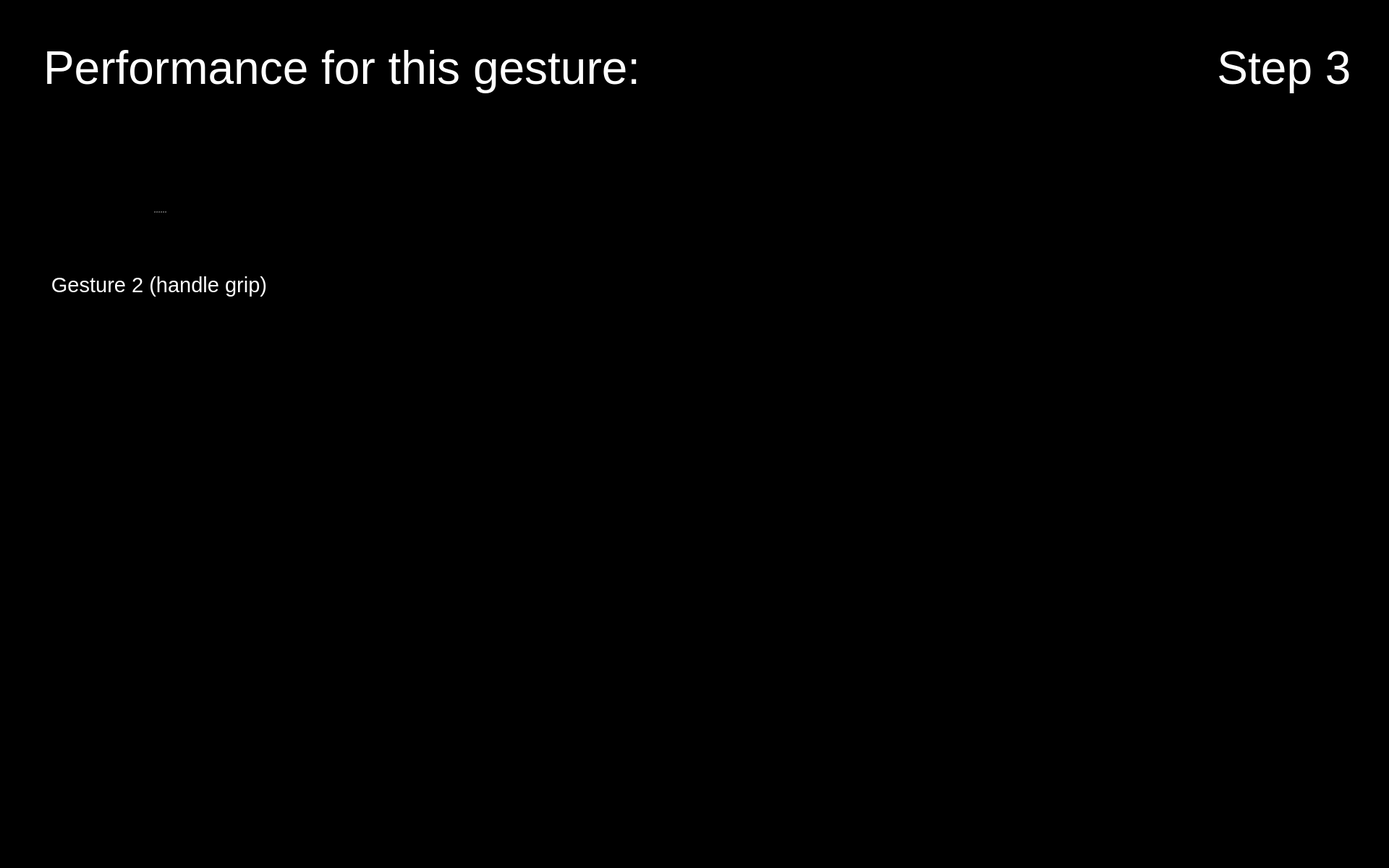
<?xml version="1.0" encoding="UTF-8"?>
<ui version="4.0">
 <class>Form</class>
 <widget class="QWidget" name="Form">
  <property name="geometry">
   <rect>
    <x>0</x>
    <y>0</y>
    <width>1920</width>
    <height>1200</height>
   </rect>
  </property>
  <property name="maximumSize">
   <size>
    <width>1920</width>
    <height>1200</height>
   </size>
  </property>
  <property name="windowTitle">
   <string>Form</string>
  </property>
  <property name="styleSheet">
   <string notr="true">background-color: rgb(0, 0, 0);</string>
  </property>
  <widget class="QPushButton" name="button_nav_left">
   <property name="enabled">
    <bool>true</bool>
   </property>
   <property name="geometry">
    <rect>
     <x>800</x>
     <y>560</y>
     <width>150</width>
     <height>150</height>
    </rect>
   </property>
   <property name="minimumSize">
    <size>
     <width>81</width>
     <height>81</height>
    </size>
   </property>
   <property name="maximumSize">
    <size>
     <width>150</width>
     <height>150</height>
    </size>
   </property>
   <property name="cursor">
    <cursorShape>OpenHandCursor</cursorShape>
   </property>
   <property name="focusPolicy">
    <enum>Qt::WheelFocus</enum>
   </property>
   <property name="contextMenuPolicy">
    <enum>Qt::DefaultContextMenu</enum>
   </property>
   <property name="layoutDirection">
    <enum>Qt::LeftToRight</enum>
   </property>
   <property name="autoFillBackground">
    <bool>false</bool>
   </property>
   <property name="styleSheet">
    <string notr="true"/>
   </property>
   <property name="icon">
    <iconset resource="resources/res.qrc">
     <normaloff>:/buttons/Button Left.svg</normaloff>:/buttons/Button Left.svg</iconset>
   </property>
   <property name="iconSize">
    <size>
     <width>144</width>
     <height>144</height>
    </size>
   </property>
   <property name="autoDefault">
    <bool>false</bool>
   </property>
   <property name="default">
    <bool>false</bool>
   </property>
   <property name="flat">
    <bool>true</bool>
   </property>
  </widget>
  <widget class="QPushButton" name="button_nav_right">
   <property name="enabled">
    <bool>true</bool>
   </property>
   <property name="geometry">
    <rect>
     <x>960</x>
     <y>560</y>
     <width>150</width>
     <height>150</height>
    </rect>
   </property>
   <property name="minimumSize">
    <size>
     <width>81</width>
     <height>81</height>
    </size>
   </property>
   <property name="maximumSize">
    <size>
     <width>150</width>
     <height>150</height>
    </size>
   </property>
   <property name="cursor">
    <cursorShape>OpenHandCursor</cursorShape>
   </property>
   <property name="focusPolicy">
    <enum>Qt::WheelFocus</enum>
   </property>
   <property name="contextMenuPolicy">
    <enum>Qt::DefaultContextMenu</enum>
   </property>
   <property name="layoutDirection">
    <enum>Qt::LeftToRight</enum>
   </property>
   <property name="autoFillBackground">
    <bool>false</bool>
   </property>
   <property name="styleSheet">
    <string notr="true"/>
   </property>
   <property name="icon">
    <iconset resource="resources/res.qrc">
     <normaloff>:/buttons/Button Right.svg</normaloff>:/buttons/Button Right.svg</iconset>
   </property>
   <property name="iconSize">
    <size>
     <width>144</width>
     <height>144</height>
    </size>
   </property>
   <property name="autoDefault">
    <bool>false</bool>
   </property>
   <property name="default">
    <bool>false</bool>
   </property>
   <property name="flat">
    <bool>true</bool>
   </property>
  </widget>
  <widget class="QPushButton" name="button_exit">
   <property name="enabled">
    <bool>true</bool>
   </property>
   <property name="geometry">
    <rect>
     <x>1760</x>
     <y>1040</y>
     <width>150</width>
     <height>150</height>
    </rect>
   </property>
   <property name="minimumSize">
    <size>
     <width>81</width>
     <height>81</height>
    </size>
   </property>
   <property name="maximumSize">
    <size>
     <width>150</width>
     <height>150</height>
    </size>
   </property>
   <property name="cursor">
    <cursorShape>OpenHandCursor</cursorShape>
   </property>
   <property name="focusPolicy">
    <enum>Qt::WheelFocus</enum>
   </property>
   <property name="contextMenuPolicy">
    <enum>Qt::DefaultContextMenu</enum>
   </property>
   <property name="icon">
    <iconset resource="resources/res.qrc">
     <normaloff>:/buttons/Button Exit.svg</normaloff>:/buttons/Button Exit.svg</iconset>
   </property>
   <property name="iconSize">
    <size>
     <width>144</width>
     <height>144</height>
    </size>
   </property>
   <property name="autoDefault">
    <bool>false</bool>
   </property>
   <property name="default">
    <bool>false</bool>
   </property>
   <property name="flat">
    <bool>true</bool>
   </property>
  </widget>
  <widget class="QLabel" name="icon_expert_1">
   <property name="enabled">
    <bool>true</bool>
   </property>
   <property name="geometry">
    <rect>
     <x>490</x>
     <y>220</y>
     <width>100</width>
     <height>100</height>
    </rect>
   </property>
   <property name="sizePolicy">
    <sizepolicy hsizetype="Preferred" vsizetype="Preferred">
     <horstretch>0</horstretch>
     <verstretch>0</verstretch>
    </sizepolicy>
   </property>
   <property name="maximumSize">
    <size>
     <width>100</width>
     <height>100</height>
    </size>
   </property>
   <property name="text">
    <string/>
   </property>
   <property name="pixmap">
    <pixmap resource="resources/res.qrc">:/img/Icon Expert.png</pixmap>
   </property>
   <property name="scaledContents">
    <bool>true</bool>
   </property>
  </widget>
  <widget class="QLabel" name="image_step">
   <property name="geometry">
    <rect>
     <x>1650</x>
     <y>170</y>
     <width>250</width>
     <height>250</height>
    </rect>
   </property>
   <property name="font">
    <font>
     <pointsize>48</pointsize>
    </font>
   </property>
   <property name="styleSheet">
    <string notr="true">color: rgb(255, 255, 255);</string>
   </property>
   <property name="text">
    <string/>
   </property>
   <property name="pixmap">
    <pixmap resource="resources/res.qrc">:/detected steps/Detected Step3 Button.png</pixmap>
   </property>
   <property name="alignment">
    <set>Qt::AlignCenter</set>
   </property>
   <property name="wordWrap">
    <bool>true</bool>
   </property>
  </widget>
  <widget class="QLabel" name="icon_reaction_1">
   <property name="enabled">
    <bool>true</bool>
   </property>
   <property name="geometry">
    <rect>
     <x>1400</x>
     <y>250</y>
     <width>200</width>
     <height>200</height>
    </rect>
   </property>
   <property name="sizePolicy">
    <sizepolicy hsizetype="Preferred" vsizetype="Preferred">
     <horstretch>0</horstretch>
     <verstretch>0</verstretch>
    </sizepolicy>
   </property>
   <property name="maximumSize">
    <size>
     <width>200</width>
     <height>200</height>
    </size>
   </property>
   <property name="text">
    <string/>
   </property>
   <property name="scaledContents">
    <bool>true</bool>
   </property>
  </widget>
  <widget class="QLabel" name="icon_newbie_1">
   <property name="enabled">
    <bool>true</bool>
   </property>
   <property name="geometry">
    <rect>
     <x>490</x>
     <y>380</y>
     <width>100</width>
     <height>100</height>
    </rect>
   </property>
   <property name="sizePolicy">
    <sizepolicy hsizetype="Preferred" vsizetype="Preferred">
     <horstretch>0</horstretch>
     <verstretch>0</verstretch>
    </sizepolicy>
   </property>
   <property name="maximumSize">
    <size>
     <width>100</width>
     <height>100</height>
    </size>
   </property>
   <property name="text">
    <string/>
   </property>
   <property name="pixmap">
    <pixmap resource="resources/res.qrc">:/img/Icon User.png</pixmap>
   </property>
   <property name="scaledContents">
    <bool>true</bool>
   </property>
  </widget>
  <widget class="QLabel" name="label_plot_1">
   <property name="geometry">
    <rect>
     <x>490</x>
     <y>180</y>
     <width>850</width>
     <height>340</height>
    </rect>
   </property>
   <property name="maximumSize">
    <size>
     <width>1200</width>
     <height>480</height>
    </size>
   </property>
   <property name="font">
    <font>
     <pointsize>48</pointsize>
    </font>
   </property>
   <property name="styleSheet">
    <string notr="true">color: rgb(255, 255, 255);</string>
   </property>
   <property name="text">
    <string/>
   </property>
   <property name="scaledContents">
    <bool>true</bool>
   </property>
  </widget>
  <widget class="QLabel" name="label_text_step">
   <property name="geometry">
    <rect>
     <x>1650</x>
     <y>20</y>
     <width>250</width>
     <height>150</height>
    </rect>
   </property>
   <property name="font">
    <font>
     <family>Arial</family>
     <pointsize>48</pointsize>
     <weight>9</weight>
     <italic>false</italic>
     <bold>false</bold>
    </font>
   </property>
   <property name="styleSheet">
    <string notr="true">font: 75 48pt &quot;Arial&quot;;
color: rgb(255, 255, 255);</string>
   </property>
   <property name="text">
    <string>Step 3</string>
   </property>
   <property name="textFormat">
    <enum>Qt::RichText</enum>
   </property>
   <property name="alignment">
    <set>Qt::AlignCenter</set>
   </property>
   <property name="wordWrap">
    <bool>true</bool>
   </property>
  </widget>
  <widget class="QSplitter" name="splitter_2">
   <property name="geometry">
    <rect>
     <x>60</x>
     <y>210</y>
     <width>320</width>
     <height>282</height>
    </rect>
   </property>
   <property name="orientation">
    <enum>Qt::Vertical</enum>
   </property>
   <widget class="QLabel" name="image_required_1">
    <property name="maximumSize">
     <size>
      <width>320</width>
      <height>240</height>
     </size>
    </property>
    <property name="text">
     <string/>
    </property>
    <property name="pixmap">
     <pixmap resource="resources/res.qrc">:/img/right_step3_gesture2_1.png</pixmap>
    </property>
    <property name="scaledContents">
     <bool>true</bool>
    </property>
   </widget>
   <widget class="QLabel" name="text_required_1">
    <property name="font">
     <font>
      <family>Arial</family>
      <pointsize>22</pointsize>
      <weight>9</weight>
      <italic>false</italic>
      <bold>false</bold>
     </font>
    </property>
    <property name="styleSheet">
     <string notr="true">font: 75 22pt &quot;Arial&quot;;
color: rgb(255, 255, 255);</string>
    </property>
    <property name="text">
     <string>Gesture 2 (handle grip)</string>
    </property>
    <property name="textFormat">
     <enum>Qt::PlainText</enum>
    </property>
    <property name="alignment">
     <set>Qt::AlignCenter</set>
    </property>
    <property name="wordWrap">
     <bool>true</bool>
    </property>
   </widget>
  </widget>
  <widget class="QLabel" name="label_trouble">
   <property name="geometry">
    <rect>
     <x>60</x>
     <y>20</y>
     <width>1280</width>
     <height>150</height>
    </rect>
   </property>
   <property name="font">
    <font>
     <family>Arial</family>
     <pointsize>48</pointsize>
     <weight>9</weight>
     <italic>false</italic>
     <bold>false</bold>
    </font>
   </property>
   <property name="styleSheet">
    <string notr="true">font: 75 48pt &quot;Arial&quot;;
color: rgb(255, 255, 255);</string>
   </property>
   <property name="text">
    <string>Performance for this gesture:</string>
   </property>
   <property name="textFormat">
    <enum>Qt::RichText</enum>
   </property>
   <property name="alignment">
    <set>Qt::AlignLeading|Qt::AlignLeft|Qt::AlignVCenter</set>
   </property>
   <property name="wordWrap">
    <bool>true</bool>
   </property>
  </widget>
  <zorder>label_plot_1</zorder>
  <zorder>button_nav_left</zorder>
  <zorder>button_nav_right</zorder>
  <zorder>button_exit</zorder>
  <zorder>icon_expert_1</zorder>
  <zorder>image_step</zorder>
  <zorder>icon_reaction_1</zorder>
  <zorder>icon_newbie_1</zorder>
  <zorder>label_text_step</zorder>
  <zorder>splitter_2</zorder>
  <zorder>label_trouble</zorder>
 </widget>
 <resources>
  <include location="resources/res.qrc"/>
 </resources>
 <connections/>
</ui>
